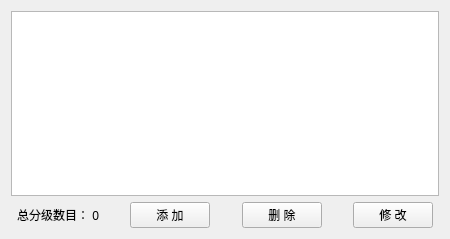
<?xml version="1.0" encoding="UTF-8"?>
<ui version="4.0">
 <class>HGradeDetailWidget</class>
 <widget class="QWidget" name="HGradeDetailWidget">
  <property name="geometry">
   <rect>
    <x>0</x>
    <y>0</y>
    <width>450</width>
    <height>239</height>
   </rect>
  </property>
  <property name="windowTitle">
   <string>Form</string>
  </property>
  <layout class="QGridLayout" name="gridLayout">
   <item row="0" column="0" colspan="9">
    <widget class="HEntireTableWidget" name="tableWidget">
     <property name="editTriggers">
      <set>QAbstractItemView::NoEditTriggers</set>
     </property>
     <attribute name="horizontalHeaderMinimumSectionSize">
      <number>100</number>
     </attribute>
    </widget>
   </item>
   <item row="1" column="0">
    <spacer name="horizontalSpacer_1">
     <property name="orientation">
      <enum>Qt::Horizontal</enum>
     </property>
     <property name="sizeHint" stdset="0">
      <size>
       <width>0</width>
       <height>20</height>
      </size>
     </property>
    </spacer>
   </item>
   <item row="1" column="1">
    <widget class="QLabel" name="label_001">
     <property name="text">
      <string>&lt;font color=#000000&gt;总分级数目： 0&lt;/font&gt;</string>
     </property>
    </widget>
   </item>
   <item row="1" column="2">
    <spacer name="horizontalSpacer_2">
     <property name="orientation">
      <enum>Qt::Horizontal</enum>
     </property>
     <property name="sizeHint" stdset="0">
      <size>
       <width>20</width>
       <height>20</height>
      </size>
     </property>
    </spacer>
   </item>
   <item row="1" column="3">
    <widget class="QPushButton" name="pushButton_1">
     <property name="text">
      <string>添 加</string>
     </property>
    </widget>
   </item>
   <item row="1" column="4">
    <spacer name="horizontalSpacer_3">
     <property name="orientation">
      <enum>Qt::Horizontal</enum>
     </property>
     <property name="sizeHint" stdset="0">
      <size>
       <width>20</width>
       <height>20</height>
      </size>
     </property>
    </spacer>
   </item>
   <item row="1" column="5">
    <widget class="QPushButton" name="pushButton_2">
     <property name="text">
      <string>删 除</string>
     </property>
    </widget>
   </item>
   <item row="1" column="6">
    <spacer name="horizontalSpacer_4">
     <property name="orientation">
      <enum>Qt::Horizontal</enum>
     </property>
     <property name="sizeHint" stdset="0">
      <size>
       <width>20</width>
       <height>20</height>
      </size>
     </property>
    </spacer>
   </item>
   <item row="1" column="7">
    <widget class="QPushButton" name="pushButton_3">
     <property name="text">
      <string>修 改</string>
     </property>
    </widget>
   </item>
   <item row="1" column="8">
    <spacer name="horizontalSpacer_9">
     <property name="orientation">
      <enum>Qt::Horizontal</enum>
     </property>
     <property name="sizeHint" stdset="0">
      <size>
       <width>0</width>
       <height>20</height>
      </size>
     </property>
    </spacer>
   </item>
  </layout>
 </widget>
 <customwidgets>
  <customwidget>
   <class>HEntireTableWidget</class>
   <extends>QTableWidget</extends>
   <header>HePlugin/HEntireTableWidget.h</header>
  </customwidget>
 </customwidgets>
 <resources/>
 <connections/>
</ui>
